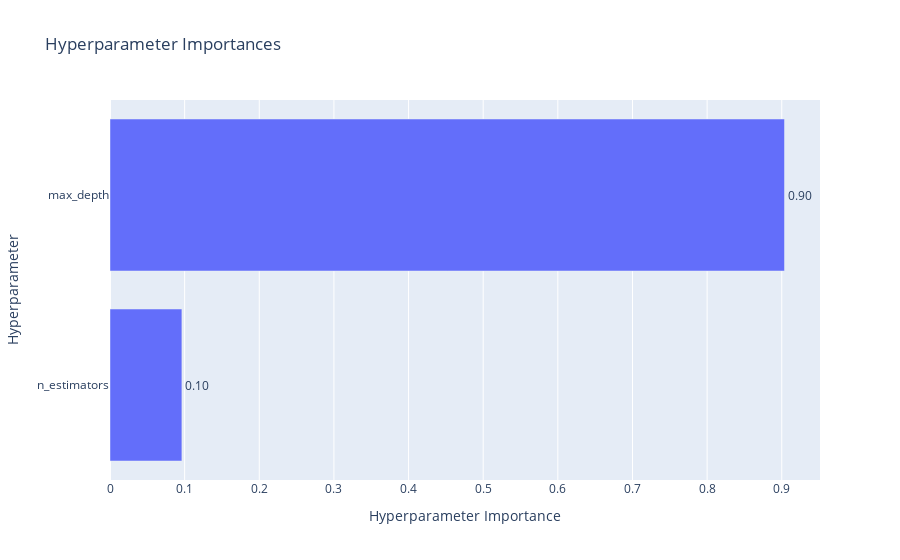

The notebook cell this image was saved under:
### Code cell
plot_param_importances(study).show()

### Figure 1 — Plotly figure (JSON) as saved in the notebook; plotly's stock layout.template omitted (floating-point values rounded to 4 significant figures)
{"data": [{"cliponaxis": false, "hovertemplate": ["n_estimators (IntDistribution): 0.09631225410130544<extra></extra>", "max_depth (IntDistribution): 0.9036877458986946<extra></extra>"], "name": "Objective Value", "orientation": "h", "text": ["0.10", "0.90"], "textposition": "outside", "type": "bar", "x": [0.09631, 0.9037], "y": ["n_estimators", "max_depth"]}], "layout": {"title": {"text": "Hyperparameter Importances"}, "xaxis": {"title": {"text": "Hyperparameter Importance"}}, "yaxis": {"title": {"text": "Hyperparameter"}}}}
